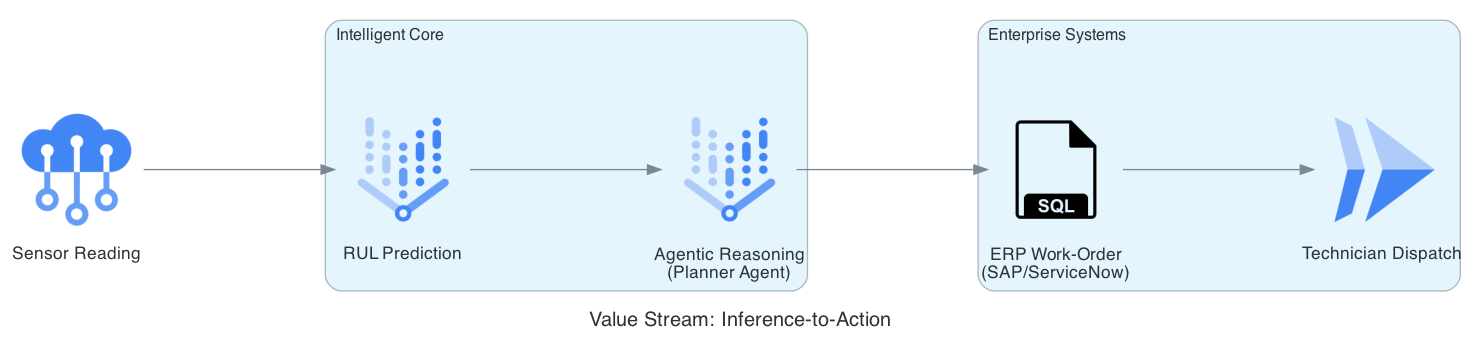

Recreate this plot in Python.
from diagrams import Diagram, Cluster, Edge
from diagrams.gcp.iot import IotCore
from diagrams.gcp.ml import VertexAI
from diagrams.gcp.compute import Run
from diagrams.generic.database import SQL
from diagrams.generic.compute import Rack

# Value Stream: Sensor to ERP Booking
graph_attr = {
    "pad": "0.1",
    "nodesep": "1.0",
    "ranksep": "2.0",
    "bgcolor": "transparent"
}

with Diagram(
    "Value Stream: Inference-to-Action", 
    show=False, 
    filename="asset_inference_sequence", 
    direction="LR", 
    graph_attr=graph_attr
):
    sensor = IotCore("Sensor Reading")
    
    with Cluster("Intelligent Core"):
        prediction = VertexAI("RUL Prediction")
        reasoning = VertexAI("Agentic Reasoning\n(Planner Agent)")

    with Cluster("Enterprise Systems"):
        # Using SQL icon as a reliable substitute for ERP/SAP
        erp = SQL("ERP Work-Order\n(SAP/ServiceNow)")
        technician = Run("Technician Dispatch")

    sensor >> prediction >> reasoning >> erp >> technician
